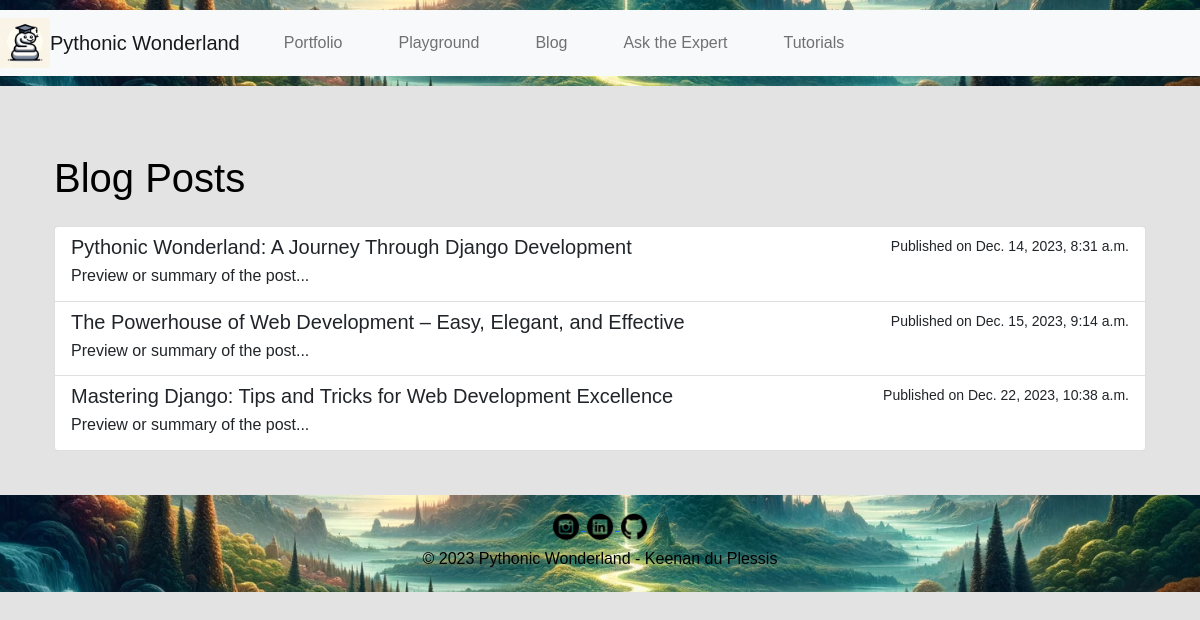
Screenshot of /blog/ with the database file from the repository.
### blog/models.py (models this page shows, shortened)
class Post(models.Model):
    title = models.CharField(max_length=200)
    content = models.TextField()
    created_date = models.DateTimeField(default=timezone.now)
    published_date = models.DateTimeField(blank=True, null=True)

### blog/views.py (the view)
# urls.py: path('', views.post_list, name='post_list'),
def post_list(request):
    posts = Post.objects.filter(published_date__lte=timezone.now()).order_by('published_date')
    return render(request, 'blog/post_list.html', {'posts': posts})

### blog/templates/blog/post_list.html (shortened to what this page needs)
{% extends 'base.html' %}
{% block content %}
  <div class="container mt-4">
    <h1 class="mb-4">Blog Posts</h1>
    <div class="list-group">
      {% for post in posts %}
        <a href="{% url 'post_detail' pk=post.pk %}" class="list-group-item list-group-item-action flex-column align-items-start">
          <div class="d-flex w-100 justify-content-between">
            <h5 class="mb-1">{{ post.title }}</h5>
            <small>Published on {{ post.published_date }}</small>
          </div>
          <p class="mb-1">Preview or summary of the post...</p>
        </a>
      {% endfor %}
    </div>
  </div>
{% endblock %}

### portfolio/static/css/style.css (style rules this page uses)
body { font-family: Arial, sans-serif; line-height: 1.6; margin: 0; padding: 0; background: #e4e3e3; color: #000000; }

### rows the page displays
Post: title "Pythonic Wonderland: A Journey Through Django Development", published_date "Dec. 14, 2023, 8:31 a.m."
Post: title "The Powerhouse of Web Development – Easy, Elegant, and Effective", published_date "Dec. 15, 2023, 9:14 a.m."
Post: title "Mastering Django: Tips and Tricks for Web Development Excellence", published_date "Dec. 22, 2023, 10:38 a.m."
